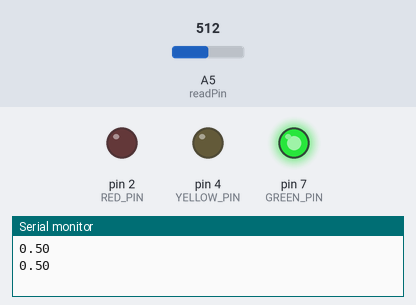
A sketch run on a simulated Arduino Uno, built with avr-gcc and run on an emulated ATmega328P. Parts: output pins drawn as LEDs (lit = HIGH), the last lines printed to the serial monitor. Dashed ring = blinking. The test bench sets the inputs (shaded band); at power-on: A5 (readPin) = 512.

Above: at 1.2 s.
1.3 s: A5 (readPin) set to 122
At 1.68 s:
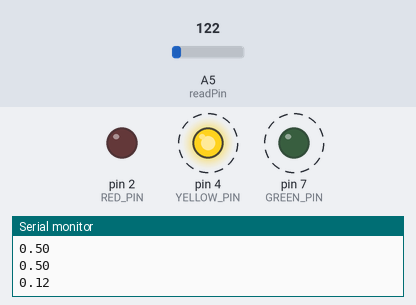
4.8 s: A5 (readPin) set to 0
At 6.1 s:
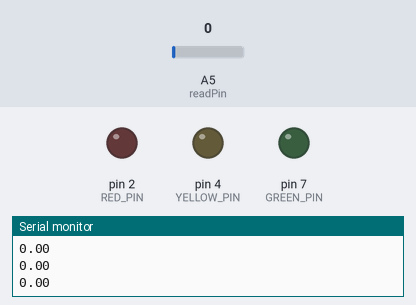
6.6 s: A5 (readPin) set to 306
At 7.3 s:
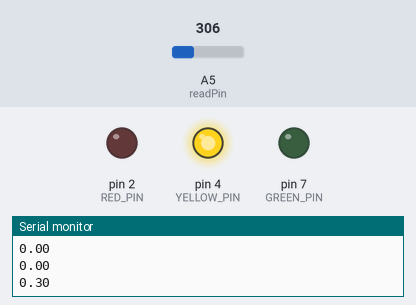
10.9 s: A5 (readPin) set to 716
At 12.1 s:
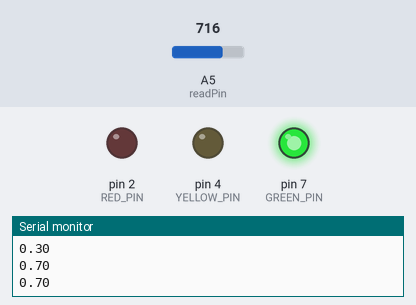
12.5 s: A5 (readPin) set to 635
16.8 s: A5 (readPin) set to 604
Timing chart, 0 to 19.4 s (numbered marks = the images above; inputs shaded):
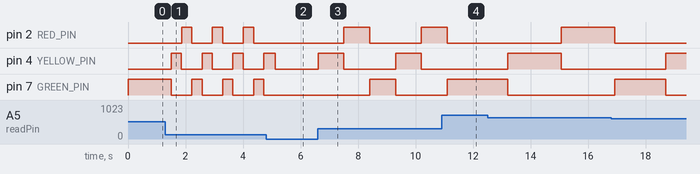

Measured:
- after the input at 4.8 s, pin 2 (RED_PIN): stops changing and stays LOW; pin 7 (GREEN_PIN): stays LOW (without the input it goes to HIGH after 0.64 s)
- after the input at 6.6 s, pin 2 (RED_PIN): LOW → HIGH after 0.91 s, → LOW 0.90 s later, → HIGH 1.8 s later; pin 4 (YELLOW_PIN): alternates HIGH for 0.90 s and LOW for 1.8 s, starting at once; pin 7 (GREEN_PIN): LOW → HIGH after 1.8 s, → LOW 0.90 s later
- after the input at 10.9 s, pin 4 (YELLOW_PIN): stays LOW (without the input it goes to HIGH after 1.1 s); pin 7 (GREEN_PIN): goes on until 11.1 s, then stays HIGH
- by itself, pin 2 (RED_PIN), pin 4 (YELLOW_PIN), pin 7 (GREEN_PIN): alternates HIGH for 0.36 s and LOW for 0.72 s

The sketch:

variable-blink.ino
```cpp
int maxDelay = 3000;
int DELAY_TIME;
int GREEN_PIN = 7;
int YELLOW_PIN = 4;
int RED_PIN = 2;
int readPin = A5;
float calcVal = 0.;
int pinVal;

void light(int pin) {
  pinVal = analogRead(readPin);
  calcVal = (pinVal) / 1023.;
  DELAY_TIME = calcVal * maxDelay;
  Serial.println(calcVal);
  // Pin light
  digitalWrite(pin, HIGH);
  delay(DELAY_TIME);
  digitalWrite(pin, LOW);
}

void setup() {
  // put your setup code here, to run once:
  pinMode(GREEN_PIN, OUTPUT);
  pinMode(YELLOW_PIN, OUTPUT);
  pinMode(RED_PIN, OUTPUT);
  pinMode(readPin, INPUT);
  Serial.begin(9600);
}

void loop() {
  pinVal = analogRead(readPin);
  calcVal = (pinVal) / 1023.;
  DELAY_TIME = calcVal * maxDelay;
  Serial.println(calcVal);
  // Green light
  light(GREEN_PIN);
  // Yellow light
  light(YELLOW_PIN);
  // Red light
  light(RED_PIN);
}
```
